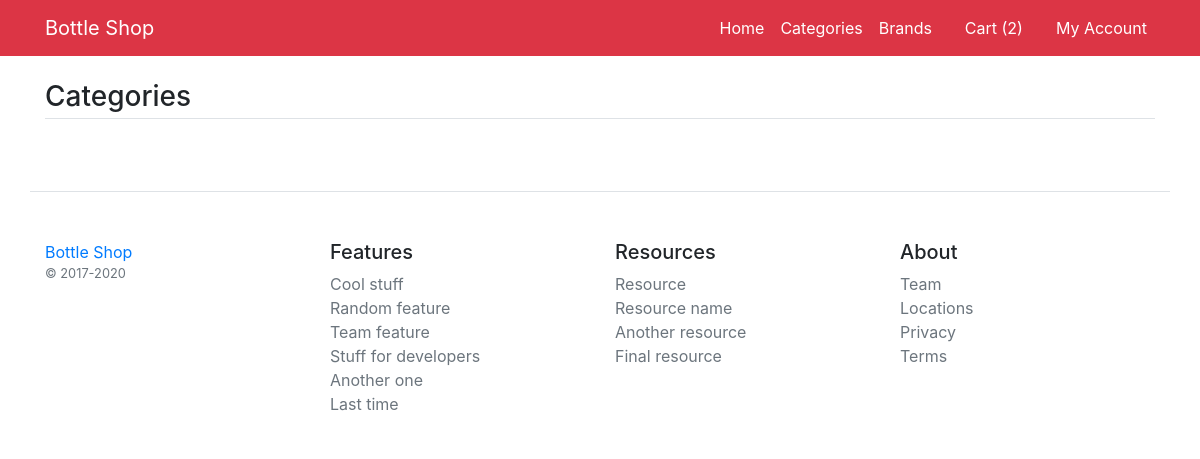
Page /category-list on the earlier database version.
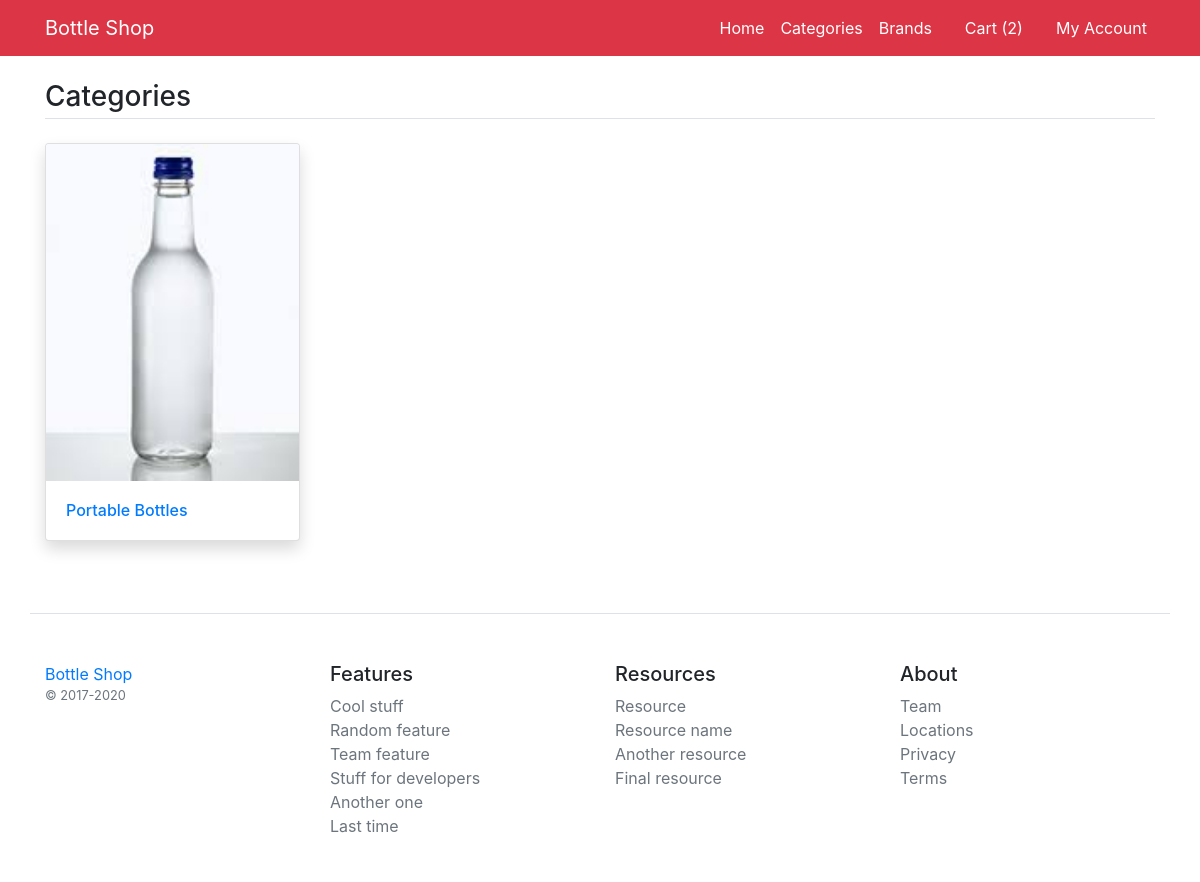
Same page on the later database version.
### main/models.py (models this page shows, shortened)
class Category(models.Model):
    title=models.CharField(max_length=100)
    image=models.ImageField(upload_to="cat_imgs/")

### main/views.py (the view)
# urls.py: path('category-list', views.category_list, name='category-list')
def category_list(request):
    data=Category.objects.all().order_by('-id')
    return render(request, 'category_list.html', {'data':data})

### main/templates/category_list.html
{% extends 'base.html' %}
{% load static %}
{% block content %}
<main class="container my-4">
	<h3 class="my-4 border-bottom pb-1">Categories</h3>
	<div class="row">
		{% if data %}
			{% for cat in data %}
			<div class="col-md-3 mb-4">
				<div class="card shadow">
				<a href="#"><img src="/media/{{cat.image}}" class="card-img-top" alt="{{cat.title}}"></a>
				<div class="card-body">
					<h6 class="card-text"><a href="#">{{cat.title}}</a></h6>
				</div>
				</div>
			</div>
			{% endfor %}
		{% endif %}
	</div>
</main>
{% endblock %}

### main/templates/base.html (shortened to what this page needs)
{% load static %}
<!DOCTYPE html>
<html>
  <head>
    <link
      rel="stylesheet"
      type="text/css"
      href="{% static 'fontawesome-free/css/all.min.css' %}"
    />
    <link
      rel="stylesheet"
      type="text/css"
      href="{% static 'bs4/bootstrap.min.css' %}"
    />
  </head>
  <body>
    <nav class="navbar navbar-expand-lg navbar-dark bg-danger">
		<div class="container">
		  <a class="navbar-brand" href="">Bottle Shop</a>
		  <div class="collapse navbar-collapse" id="navbarNav">
		    <ul class="navbar-nav ml-auto">
		      <li class="nav-item">
		        <a class="nav-link text-white" href="{% url 'home' %}">Home</a>
		      </li>
		      <li class="nav-item">
		        <a class="nav-link text-white" href="{% url 'category-list' %}">Categories</a>
		      </li>
		      <li class="nav-item">
		        <a class="nav-link text-white" href="/brands.php">Brands</a>
		      </li>
		      <li class="nav-item">
		        <a class="nav-link text-white" href="/cart.php"><i class="fa fa-shopping-cart"></i> Cart (2)</a>
		      </li>
		      <li class="nav-item">
		        <a class="nav-link text-white" href="/account.php"><i class="fa fa-user"></i> My Account</a>
		      </li>
		    </ul>
		  </div>
		</div>
	</nav>
    {% block content %}
    {% endblock %}
    <footer class="pt-4 my-md-5 pt-md-5 border-top container">
      <div class="row">
        <div class="col-12 col-md">
          <a href="#">Bottle Shop</a>
          <small class="d-block mb-3 text-muted">&copy; 2017-2020</small>
        </div>
        <div class="col-6 col-md">
          <h5>Features</h5>
          <ul class="list-unstyled text-small">
            <li><a class="text-muted" href="#">Cool stuff</a></li>
            <li><a class="text-muted" href="#">Random feature</a></li>
            <li><a class="text-muted" href="#">Team feature</a></li>
            <li><a class="text-muted" href="#">Stuff for developers</a></li>
            <li><a class="text-muted" href="#">Another one</a></li>
            <li><a class="text-muted" href="#">Last time</a></li>
          </ul>
        </div>
        <div class="col-6 col-md">
          <h5>Resources</h5>
          <ul class="list-unstyled text-small">
            <li><a class="text-muted" href="#">Resource</a></li>
            <li><a class="text-muted" href="#">Resource name</a></li>
            <li><a class="text-muted" href="#">Another resource</a></li>
            <li><a class="text-muted" href="#">Final resource</a></li>
          </ul>
        </div>
        <div class="col-6 col-md">
          <h5>About</h5>
          <ul class="list-unstyled text-small">
            <li><a class="text-muted" href="#">Team</a></li>
            <li><a class="text-muted" href="#">Locations</a></li>
            <li><a class="text-muted" href="#">Privacy</a></li>
            <li><a class="text-muted" href="#">Terms</a></li>
          </ul>
        </div>
      </div>
    </footer>
  </body>
</html>

Differences in the rows shown:
added Category: image (picture), title "Portable Bottles"
